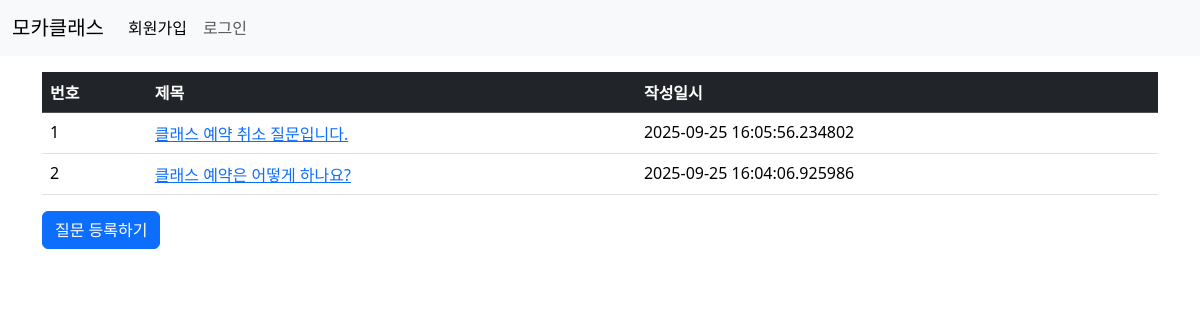
The app's page /qna with its own data.
### oneday/models.py (models this page shows)
class Question(db.Model):
    id = db.Column(db.Integer, primary_key=True)
    subject = db.Column(db.String(200), nullable=False)
    content = db.Column(db.Text(), nullable=False)
    create_date = db.Column(db.DateTime(), nullable=False)
    user_id = db.Column(db.Integer(), db.ForeignKey('user.id', ondelete='CASCADE'),
                        nullable=False)
    user=db.relationship('User', backref=db.backref('question_set'))

### oneday/views/main_views.py (the view)
@bp.route('/qna')
def index():
    question_list = Question.query.order_by(Question.create_date.desc())
    return render_template('question/question_list.html', question_list=question_list)

### oneday/templates/question/question_list.html
<link rel="stylesheet" href="https://cdn.jsdelivr.net/npm/bootstrap@5.3.6/dist/css/bootstrap.min.css">
{% extends 'base.html' %}
{% block content %}
<div class="container my-3">
    <table class="table table-hover">
        <thead>
        <tr class="table-dark">
            <th>번호</th>
            <th>제목</th>
            <th>작성일시</th>
        </tr>
        </thead>
        <tbody>
        {% if question_list %}
        {% for question in question_list %}
        <tr>
            <td>{{ loop.index }}</td>
            <td>
                <a href="{{ url_for('question.detail', question_id=question.id) }}">{{ question.subject }}</a>
            </td>
            <td>{{ question.create_date }}</td>
        </tr>
        {% endfor %}
        {% else %}
        <tr>
            <td colspan="3">등록된 질문이 없습니다.</td>
        </tr>
        {% endif %}
        </tbody>
    </table>
    <a href="{{ url_for('question.create') }}" class="btn btn-primary">질문 등록하기</a>
</div>
{% endblock%}

### records on screen
Question: subject "클래스 예약 취소 질문입니다.", create_date "2025-09-25 16:05:56.234802"
Question: subject "클래스 예약은 어떻게 하나요?", create_date "2025-09-25 16:04:06.925986"
